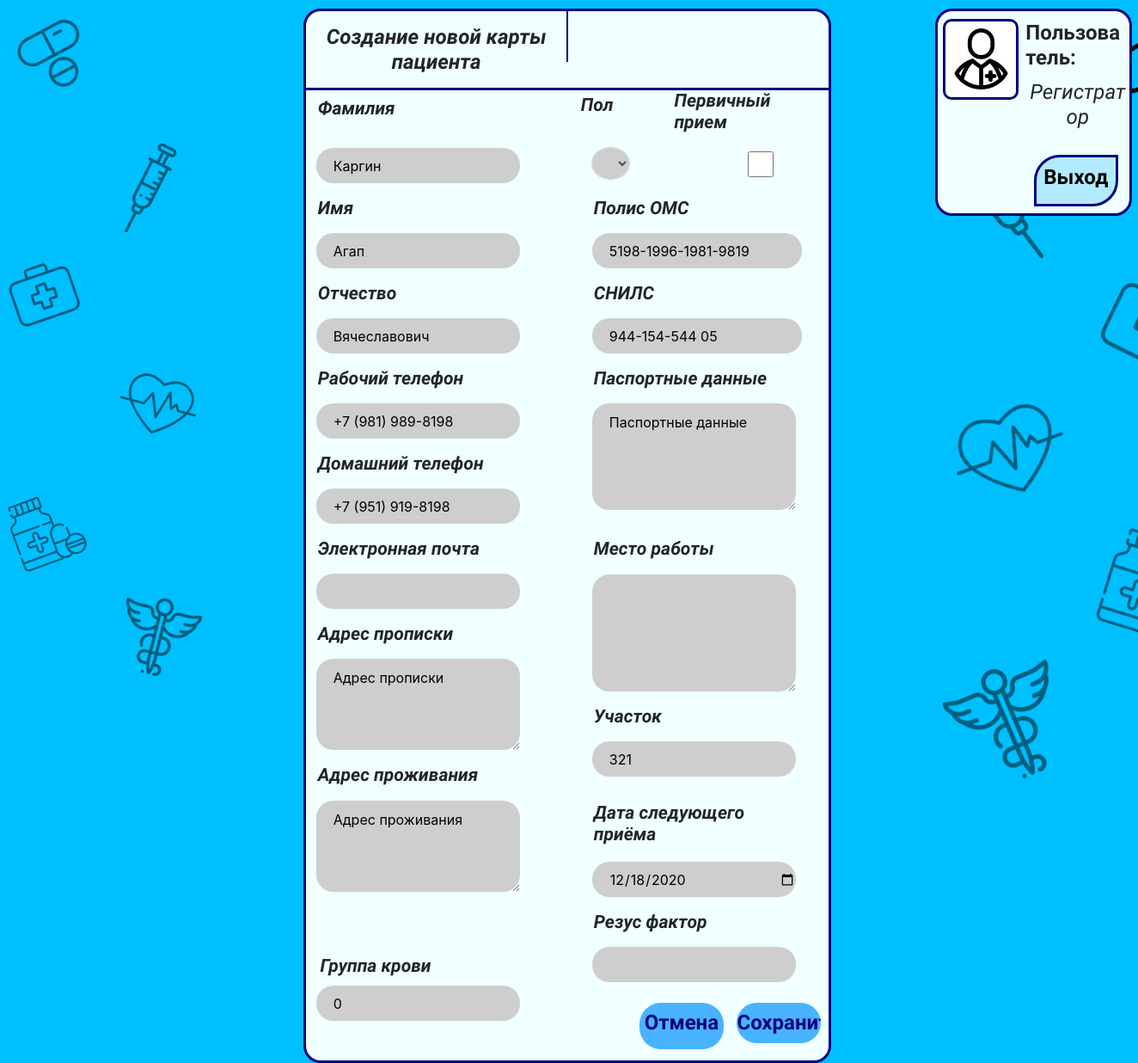
Screenshot of /editpatient/9 with the database file from the repository.
### registry/models.py (models this page shows)
class Patients(models.Model):
    polis_OMS=models.CharField(max_length=16)
    surname=models.CharField(max_length=30)
    name=models.CharField(max_length=30)
    patronymic=models.CharField(max_length=30, blank=True)
    gender=models.CharField(max_length=1)
    passport_data=models.TextField(max_length=255)
    SNILS=models.CharField(max_length=11)
    initial_inspection=models.BooleanField(blank=True)
    date_of_next_meet=models.DateField(null=True)
    work_phone=models.CharField(max_length=11)
    home_phone=models.CharField(max_length=11, blank=True)
    registration_address=models.TextField(max_length=255)
    residence_address=models.TextField(max_length=255)
    e_mail=models.CharField(max_length=255, blank=True)
    sector=models.IntegerField()
    place_of_work=models.TextField(max_length=255, blank=True)
    blood_type=models.IntegerField(null=True, blank=True)
    rhesus_factor=models.CharField(null=True,max_length=1, blank=True)

### registry/views.py (the view, shortened to what this page needs)
# urls.py: path('editpatient/<int:patient_id>', views.EditPatientCard, name='EditPatientCard'),
def EditPatientCard(request, patient_id):
    if request.method == "GET":
        now_date = datetime.today()
        context = {
            'datetime_now': now_date,
            'Cards': Patients.objects.filter(id=patient_id),
        }
        return render(request, "editpatientcar.html", context=context)

### registry/templates/editpatientcar.html (shortened to what this page needs)
<!DOCTYPE html>
<html class="nojs html" lang="ru-RU">
 <head>
  <link rel="stylesheet" type="text/css" href="/static/css/site_global.css?crc=444006867"/>
  <link rel="stylesheet" type="text/css" href="/static/css/editpatientcard.css?crc=4204454042" id="pagesheet"/>
   <link  rel="stylesheet"  href="http://maxcdn.bootstrapcdn.com/bootstrap/4.0.0/css/bootstrap.min.css">
 </head>
 <body>
  <div class="clearfix borderbox" id="page">
   <div class="position_content" id="page_position_content">
    <div class="browser_width colelem" id="u3149-bw">
     <div id="u3149">
      <div class="clearfix" id="u3149_align_to_page">
       <div class="clearfix grpelem" id="u3042">
        <div class="clearfix grpelem" id="pu3053">
         <div class="clip_frame colelem" id="u3053" data-mu-ie-matrix="progid:DXImageTransform.Microsoft.Matrix(M11=0.9563,M12=-0.2924,M21=0.2924,M22=0.9563,SizingMethod='auto expand')" data-mu-ie-matrix-dx="-14" data-mu-ie-matrix-dy="-14">
          <img class="block" id="u3053_img" src="/static/images/pills.png?crc=3958534910" alt="" data-heightwidthratio="1" data-image-width="110" data-image-height="110"/>
         </div>
         <div class="clip_frame colelem" id="u3045" data-mu-ie-matrix="progid:DXImageTransform.Microsoft.Matrix(M11=0.9455,M12=0.3256,M21=-0.3256,M22=0.9455,SizingMethod='auto expand')" data-mu-ie-matrix-dx="-15" data-mu-ie-matrix-dy="-15">
          <img class="block" id="u3045_img" src="/static/images/first-aid-kit.png?crc=523093676" alt="" data-heightwidthratio="1" data-image-width="107" data-image-height="107"/>
         </div>
         <div class="clip_frame colelem" id="u3049" data-mu-ie-matrix="progid:DXImageTransform.Microsoft.Matrix(M11=0.9397,M12=0.342,M21=-0.342,M22=0.9397,SizingMethod='auto expand')" data-mu-ie-matrix-dx="-16" data-mu-ie-matrix-dy="-16">
          <img class="block" id="u3049_img" src="/static/images/medicine.png?crc=212170396" alt="" data-heightwidthratio="1" data-image-width="114" data-image-height="114"/>
         </div>
        </div>
        <div class="clearfix grpelem" id="pu3047">
         <div class="clip_frame colelem" id="u3047" data-mu-ie-matrix="progid:DXImageTransform.Microsoft.Matrix(M11=0.9511,M12=0.309,M21=-0.309,M22=0.9511,SizingMethod='auto expand')" data-mu-ie-matrix-dx="-16" data-mu-ie-matrix-dy="-16">
          <img class="block" id="u3047_img" src="/static/images/syringe.png?crc=315584796" alt="" data-heightwidthratio="1" data-image-width="125" data-image-height="125"/>
         </div>
         <div class="clip_frame colelem" id="u3043" data-mu-ie-matrix="progid:DXImageTransform.Microsoft.Matrix(M11=0.9659,M12=-0.2588,M21=0.2588,M22=0.9659,SizingMethod='auto expand')" data-mu-ie-matrix-dx="-15" data-mu-ie-matrix-dy="-15">
          <img class="block" id="u3043_img" src="/static/images/heart.png?crc=32010908" alt="" data-heightwidthratio="1" data-image-width="132" data-image-height="132"/>
         </div>
         <div class="clip_frame colelem" id="u3051" data-mu-ie-matrix="progid:DXImageTransform.Microsoft.Matrix(M11=0.9703,M12=-0.2419,M21=0.2419,M22=0.9703,SizingMethod='auto expand')" data-mu-ie-matrix-dx="-14" data-mu-ie-matrix-dy="-14">
          <img class="block" id="u3051_img" src="/static/images/pharmacy.png?crc=4015191175" alt="" data-heightwidthratio="1" data-image-width="132" data-image-height="132"/>
         </div>
        </div>
       </div>
       <form method="post">
       <div class="rounded-corners clearfix grpelem" id="u3038">
        {% for card in Cards %}
        <div class="clearfix colelem" id="pu3146-4">
         <div class="clearfix grpelem" id="u3146-4">
          <p id="u3146-2">Создание новой карты пациента</p>
         </div>
         <div class="grpelem" id="u3037"></div>
        </div>
        <div class="colelem" id="u3036"></div>
        <div class="clearfix colelem" id="pu3923-4">
         <div class="clearfix grpelem" id="u3923-4">
          <p id="u3923-2">Фамилия</p>
         </div>
         <div class="clearfix grpelem row" id="u4076-4">
          <p id="u4076-2" class="col">Пол</p>
          <p id="u4076-1" class="col">Первичный прием</p>
         </div>
        </div>
        <div class="clearfix colelem" id="pu3761">
         <input name="surname" value="{{card.surname}}" class="rounded-corners grpelem" id="u3761">
         <div class="clearfix grpelem row"  id="pu3794">
             <select name="gender" value="{{gender}}" class="rounded-corners grpelem col form-control" id="u3794">
              <option>м</option>
             </select>
             <input type="checkbox" name="initial_inspection" class="form-check-input col" id="check" value="True">
         </div>
        </div>
        <div class="clearfix colelem" id="pu3998-4">
         <div class="clearfix grpelem" id="u3998-4">
          <p id="u3998-2">Имя</p>
         </div>
         <div class="clearfix grpelem" id="u4085-4">
          <p id="u4085-2">Полис ОМС</p>
         </div>
        </div>
        <div class="clearfix colelem" id="pu3767">
         <input name="name" value="{{card.name}}" class="rounded-corners grpelem" id="u3767"></input>
         <input name="polis_OMS" value="{{card.polis_OMS}}" class="rounded-corners grpelem" id="u3797"></input>
        </div>
        <div class="clearfix colelem" id="pu4001-4">
         <div class="clearfix grpelem" id="u4001-4">
          <p id="u4001-2">Отчество</p>
         </div>
         <div class="clearfix grpelem" id="u4091-4">
          <p id="u4091-2">СНИЛС</p>
         </div>
        </div>
        <div class="clearfix colelem" id="pu3770">
         <input name="patronymic" value="{{card.patronymic}}" class="rounded-corners grpelem" id="u3770"></input>
         <input name="SNILS" value="{{card.SNILS}}" class="rounded-corners grpelem" id="u3800"></input>
        </div>
        <div class="clearfix colelem" id="pu4004-4">
         <div class="clearfix grpelem" id="u4004-4">
          <p id="u4004-2">Рабочий телефон</p>
         </div>
         <div class="clearfix grpelem" id="u4094-4">
          <p id="u4094-2">Паспортные данные</p>
         </div>
        </div>
        <div class="clearfix colelem" id="ppu3773">
         <div class="clearfix grpelem" id="pu3773">
          <input name="work_phone" value="{{card.work_phone}}" class="rounded-corners colelem" id="u3773"></input>
          <div class="clearfix colelem" id="u4007-4">
           <p id="u4007-2">Домашний телефон</p>
          </div>
          <input name="home_phone" value="{{card.home_phone}}" class="rounded-corners colelem" id="u3776"></input>
         </div>
         <textarea name="passport_data" class="rounded-corners grpelem" id="u3803">{{card.passport_data}}</textarea>
        </div>
        <div class="clearfix colelem" id="pu4010-4">
         <div class="clearfix grpelem" id="u4010-4">
          <p id="u4010-2">Электронная почта</p>
         </div>
         <div class="clearfix grpelem" id="u4097-4">
          <p id="u4097-2">Место работы</p>
         </div>
        </div>
        <div class="clearfix colelem" id="ppu3779">
         <div class="clearfix grpelem" id="pu3779">
          <input name="e_mail" value="{{card.e_mail}}"  class="rounded-corners colelem" id="u3779"></input>
          <div class="clearfix colelem" id="u4013-4">
           <p id="u4013-2">Адрес прописки</p>
          </div>
          <textarea name="registration_address" class="rounded-corners colelem" id="u3782">{{card.registration_address}}</textarea>
          <div class="clearfix colelem" id="u4016-4">
           <p id="u4016-2">Адрес проживания</p>
          </div>
         </div>
         <div class="clearfix grpelem" id="pu3806">
          <textarea name="place_of_work" class="rounded-corners colelem" id="u3806">{{card.place_of_work}}</textarea>
          <div class="clearfix colelem" id="u4100-4">
           <p id="u4100-2">Участок</p>
          </div>
          <input name="sector" value="{{card.sector}}" class="rounded-corners colelem" id="u3809"></input>
         </div>
        </div>
        <div class="clearfix colelem" id="pu3785">
         <textarea name="residence_address" class="rounded-corners grpelem" id="u3785">{{card.residence_address}}</textarea>
         <div class="clearfix grpelem" id="pu4103-4">
          <div class="clearfix colelem" id="u4103-4">
           <p id="u4103-2">Дата следующего приёма</p>
          </div>
          <input name="date_of_next_meet" type="date" value="{{card.date_of_next_meet|date:'Y-m-d'}}" min="{{ datetime_now|date:'Y-m-d' }}" class="rounded-corners colelem" id="u3812"></input>
          <div class="clearfix colelem" id="u4106-4">
           <p id="u4106-2">Резус фактор</p>
          </div>
         </div>
        </div>
        <div class="clearfix colelem" id="pu4019-4">
         <div class="clearfix grpelem" id="u4019-4">
          <p id="u4019-2">Группа крови</p>
         </div>
         <input name="rhesus_factor" value="{{card.rhesus_factor}}" class="rounded-corners grpelem" id="u3815"></input>
        </div>
        <div class="clearfix colelem" id="pu3788">
         <input name="blood_type" value="{{card.blood_type}}" class="rounded-corners grpelem" id="u3788"></input>
         {% endfor %}
         <a class="nonblock nontext rounded-corners clearfix grpelem" id="u4109-4" href="{% url 'RegistratorSearch' %}"><p id="u4109-2">Отмена</p></a>
         <input type="submit" value="Сохранить" class="nonblock nontext rounded-corners clearfix grpelem" id="u3137-4" href="{% url 'RegistratorSearch' %}">
        </div>
       </div>
        </form>
       <div class="clearfix grpelem" id="pu3055">
        <div class="clearfix grpelem" id="u3055">
         <div class="clearfix grpelem" id="pu3060">
          <div class="clip_frame colelem" id="u3060" data-mu-ie-matrix="progid:DXImageTransform.Microsoft.Matrix(M11=0.1392,M12=0.9903,M21=-0.9903,M22=0.1392,SizingMethod='auto expand')" data-mu-ie-matrix-dx="-8" data-mu-ie-matrix-dy="-8" data-sizePolicy="fixed" data-pintopage="page_fluidx">
          </div>
          <div class="clip_frame colelem" id="u3062" data-mu-ie-matrix="progid:DXImageTransform.Microsoft.Matrix(M11=0.9397,M12=0.342,M21=-0.342,M22=0.9397,SizingMethod='auto expand')" data-mu-ie-matrix-dx="-19" data-mu-ie-matrix-dy="-19" data-sizePolicy="fixed" data-pintopage="page_fluidx">
           <img class="block" id="u3062_img" src="/static/images/heart.png?crc=32010908" alt="" width="132" height="132"/>
          </div>
          <div class="clip_frame colelem" id="u3058" data-mu-ie-matrix="progid:DXImageTransform.Microsoft.Matrix(M11=0.9205,M12=0.3907,M21=-0.3907,M22=0.9205,SizingMethod='auto expand')" data-mu-ie-matrix-dx="-21" data-mu-ie-matrix-dy="-21" data-sizePolicy="fixed" data-pintopage="page_fluidx">
           <img class="block" id="u3058_img" src="/static/images/pharmacy.png?crc=4015191175" alt="" width="132" height="132"/>
          </div>
         </div>
         <div class="clearfix grpelem" id="pu3066">
          <div class="colelem" id="u3066" data-mu-ie-matrix="progid:DXImageTransform.Microsoft.Matrix(M11=0.9563,M12=-0.2924,M21=0.2924,M22=0.9563,SizingMethod='auto expand')" data-mu-ie-matrix-dx="-14" data-mu-ie-matrix-dy="-14" data-sizePolicy="fixed" data-pintopage="page_fluidx">
          </div>
          <div class="clip_frame colelem" id="u3056" data-mu-ie-matrix="progid:DXImageTransform.Microsoft.Matrix(M11=0.8988,M12=-0.4384,M21=0.4384,M22=0.8988,SizingMethod='auto expand')" data-mu-ie-matrix-dx="-18" data-mu-ie-matrix-dy="-18" data-sizePolicy="fixed" data-pintopage="page_fluidx">
           <img class="block" id="u3056_img" src="/static/images/first-aid-kit.png?crc=523093676" alt="" width="107" height="107"/>
          </div>
          <div class="clip_frame colelem" id="u3064" data-mu-ie-matrix="progid:DXImageTransform.Microsoft.Matrix(M11=0.9563,M12=-0.2924,M21=0.2924,M22=0.9563,SizingMethod='auto expand')" data-mu-ie-matrix-dx="-14" data-mu-ie-matrix-dy="-14" data-sizePolicy="fixed" data-pintopage="page_fluidx">
           <img class="block" id="u3064_img" src="/static/images/medicine.png?crc=212170396" alt="" width="114" height="114"/>
          </div>
         </div>
        </div>
        <div class="rounded-corners clearfix grpelem" id="u3030">
         <div class="rounded-corners clearfix grpelem" id="u3033">
          <div class="clip_frame grpelem" id="u3031">
           <img class="block" id="u3031_img" src="/static/images/doctor.png?crc=3953821147" alt="" data-heightwidthratio="1" data-image-width="114" data-image-height="114"/>
          </div>
         </div>
         <div class="clearfix grpelem" id="pu3029-4">
          <div class="clearfix colelem" id="u3029-4">
           <p>Пользователь:</p>
          </div>
          <div class="clearfix colelem" id="u3028-4">
           <p>Регистратор</p>
          </div>
          <a class="nonblock nontext rounded-corners clearfix colelem" id="u3027-4" href="{% url 'registry' %}"><p id="u3027-2"><span id="u3027">Выход</span></p></a>
         </div>
        </div>
       </div>
      </div>
     </div>
    </div>
   </div>
  </div>
 </body>
</html>

### registry/static/css/site_global.css (style rules this page uses)
html { max-height: 100%; min-width: 100%; -ms-text-size-adjust: none; }
body, div, dl, dt, dd, ul, ol, li, nav, h1, h2, h3, h4, h5, h6, pre, code, form, fieldset, legend, input, button, textarea, p, blockquote, th, td, a { margin: 0px; padding: 0px; border-width: 0px; border-style: solid; border-color: transparent; -webkit-transform-origin: left top; -ms-transform-origin: left top; -o-transform-origin: left top; transform-origin: left top; background-repeat: no-repeat; }
fieldset, img { border: 0px; border-style: solid; -webkit-transform-origin: left top; -ms-transform-origin: left top; -o-transform-origin: left top; transform-origin: left top; }
input, button, textarea, select, optgroup, option { font-family: inherit; font-size: inherit; font-style: inherit; font-weight: inherit; }
body { font-family: Arial, Helvetica Neue, Helvetica, sans-serif; text-align: left; font-size: 25px; line-height: 17px; word-wrap: break-word; text-rendering: optimizeLegibility; -moz-font-feature-settings: 'liga'; -ms-font-feature-settings: 'liga'; -webkit-font-feature-settings: 'liga'; font-feature-settings: 'liga'; }
a:link { color: #0000FF; text-decoration: none; }
a.nontext { color: black; text-decoration: none; font-style: normal; font-weight: normal; }
.colelem { display: inline; float: left; clear: both; }
.clearfix:after { content: "\0020"; visibility: hidden; display: block; height: 0px; clear: both; }
.clip_frame { overflow: hidden; }
.position_content, .excludeFromNormalFlow { float: left; }
textarea { resize: none; overflow: auto; }
.MenuBar .SubMenuVisible, .MenuBarVertical .SubMenuVisible, .MenuBar .SubMenu .SubMenuVisible, .popup_element.Active, span.actAsPara, .actAsDiv, a.nonblock.nontext, img.block { display: block; }
.borderbox { -moz-box-sizing: border-box; -webkit-box-sizing: border-box; -ms-box-sizing: border-box; box-sizing: border-box; }
.browser_width>* { position: absolute; left: 0px; right: 0px; }
.grpelem, .accordion_wrapper { display: inline; float: left; }
p, h1, h2, h3, h4, h5, h6, ol, ul, span.actAsPara { max-height: 1000000px; }
@media screen and (-webkit-min-device-pixel-ratio:0) { body { text-rendering: auto; } }

### rows the page displays
Patients: surname "Каргин", name "Агап", polis_OMS "5198-1996-1981-9819", patronymic "Вячеславович", SNILS "944-154-544 05", work_phone "+7 (981) 989-8198", home_phone "+7 (951) 919-8198", passport_data "Паспортные данные", registration_address "Адрес прописки", sector "321", residence_address "Адрес проживания", date_of_next_meet "12/18/2020", blood_type "0"
